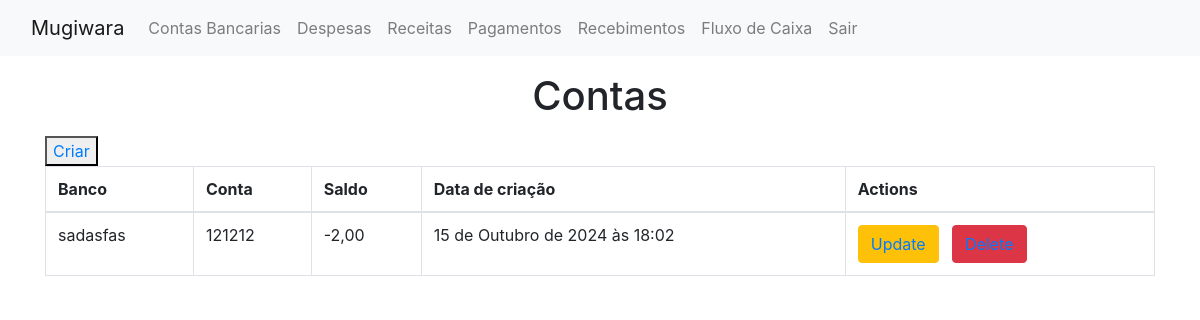
The page /show_conta_bancaria/ on the database as committed earlier.
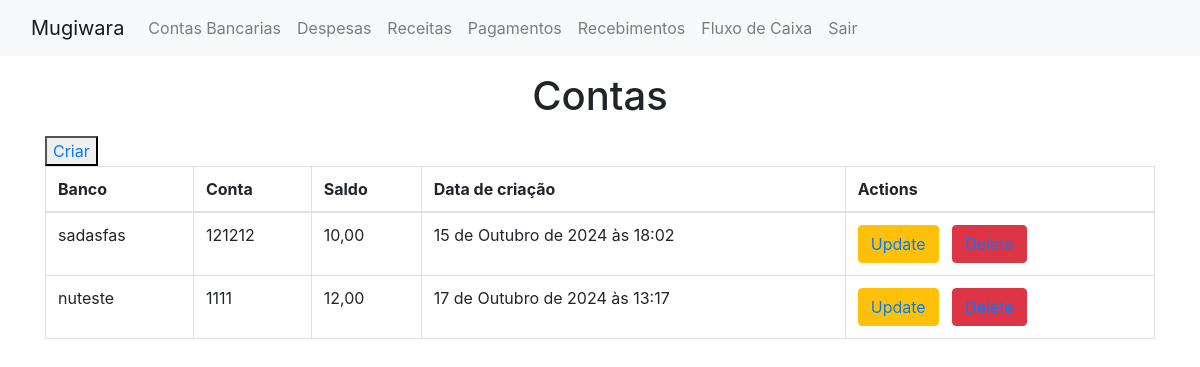
The same page on the database as committed later.
### mugiwara/models/conta_bancaria.py (models this page shows, shortened)
class conta_bancaria(models.Model):
    nome_banco = models.CharField(max_length=50)
    agencia = models.CharField(max_length=3)
    numero_conta = models.CharField(max_length=50)
    saldo_atual = models.DecimalField(decimal_places=2, max_digits=9, default=0, auto_created=True)
    created_at = models.DateTimeField(auto_now_add=True, auto_created=True)
    updated_at = models.DateTimeField(auto_now=True, auto_created=True)
    class Meta:
        ordering = ['id', '-created_at', 'nome_banco']

### mugiwara/views.py (the view)
# urls.py: path('show_conta_bancaria/', views.showContaBancariaView, name='show_conta_bancaria'),
def showContaBancariaView(request):
    contas = conta_bancaria.objects.all()
    context = {
        'contas': contas
    }
    return render(request, 'mugiwara/show_conta_bancaria.html', context)

### mugiwara/templates/mugiwara/show_conta_bancaria.html (shortened to what this page needs)
{% extends 'layout.html' %}
{% block content %}
<div class="container">
<h1 class="text-center mt-3 mb-3">Contas</h1>
<button><a href="{% url 'conta_bancaria' %}">Criar</a></button>
<table class="table table-bordered">
   <thead>
     <tr>
       <th scope="col">Banco</th>
       <th scope="col">Conta</th>
       <th scope="col">Saldo</th>
       <th scope="col">Data de criação</th>
       <th scope="col">Actions</th>
     </tr>
   </thead>
   <tbody>
   {% for conta in contas %}
     <tr>
       <td>{{conta.nome_banco}}</td>
       <td>{{conta.numero_conta}}</td>
       <td>{{conta.saldo_atual}}</td>
       <td>{{conta.created_at}}</td>
       <td>
           <button class="btn btn-warning"><a href="{% url 'conta_bancaria' conta.id %}">Update</a></button>&nbsp;&nbsp;
           <button class="btn btn-danger"><a href="{% url 'delete_conta_bancaria' conta.id %}">Delete</a></button>
       </td>
     </tr>
   {% endfor %}
   </tbody>
 </table>
</div>
{% endblock %}

Rows that differ between the two databases and show on the page:
changed conta_bancaria "sadasfas": saldo_atual "-2,00" → "10,00"
added conta_bancaria: nome_banco "nuteste", numero_conta "1111", saldo_atual "12,00", created_at "17 de Outubro de 2024 às 13:17"
